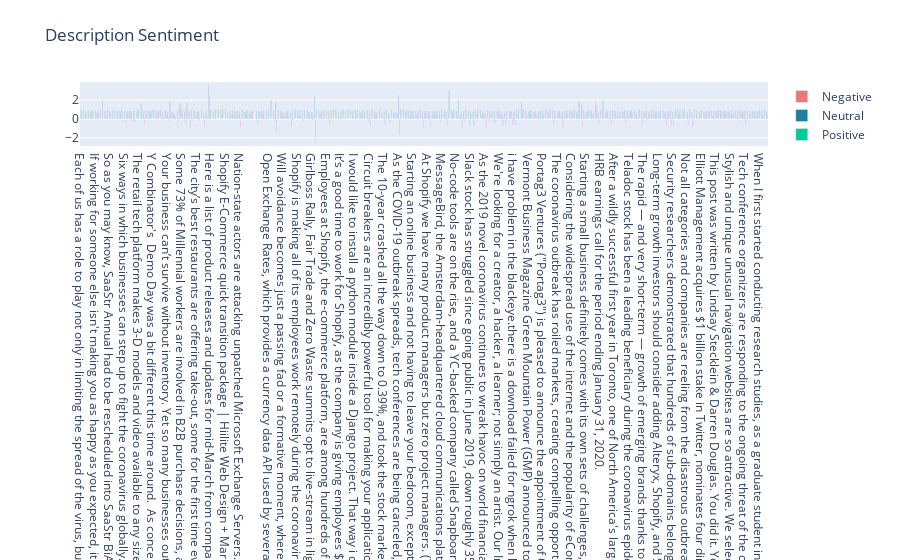

The code cell stored with this chart in its notebook:
### Code cell
graph_sentiment(news_df['description'], news_df['desc_score'], 'Description Sentiment')

### Figure 1 — Plotly figure (JSON) as saved in the notebook; plotly's stock layout.template omitted (floating-point values rounded to 4 significant figures; data arrays with more than 128 entries replaced by an {"elided": "..."} marker saying what was removed)
{"data": [{"marker": {"color": "#EE7674"}, "name": "Negative", "type": "bar", "x": {"elided": "310 str values"}, "y": {"elided": "310 float values"}}, {"marker": {"color": "#247BA0"}, "name": "Neutral", "type": "bar", "x": {"elided": "310 str values"}, "y": {"elided": "310 float values"}}, {"name": "Positive", "type": "bar", "x": {"elided": "310 str values"}, "y": {"elided": "310 float values"}}, {"name": "Compound", "type": "bar", "x": {"elided": "310 str values"}, "y": {"elided": "310 float values"}}], "layout": {"title": {"text": "Description Sentiment"}}}
